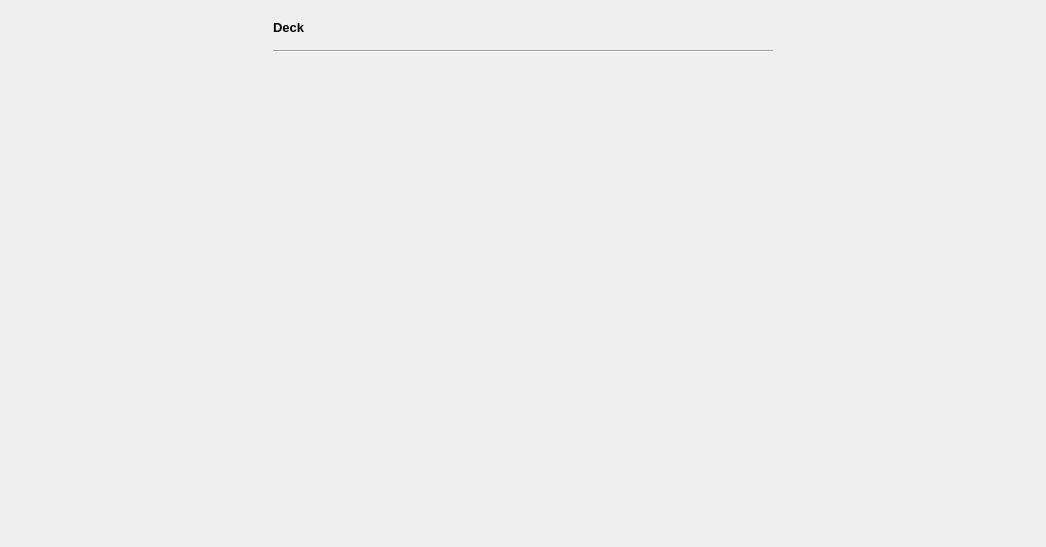
<?xml version="1.0" encoding="UTF-8"?>
<ui version="4.0">
 <class>Form</class>
 <widget class="QWidget" name="Form">
  <property name="geometry">
   <rect>
    <x>0</x>
    <y>0</y>
    <width>1046</width>
    <height>547</height>
   </rect>
  </property>
  <property name="windowTitle">
   <string>First menu</string>
  </property>
  <layout class="QVBoxLayout" name="verticalLayout">
   <item>
    <layout class="QHBoxLayout" name="horizontalLayout_2">
     <property name="leftMargin">
      <number>0</number>
     </property>
     <item>
      <spacer name="horizontalSpacer">
       <property name="orientation">
        <enum>Qt::Horizontal</enum>
       </property>
       <property name="sizeHint" stdset="0">
        <size>
         <width>40</width>
         <height>20</height>
        </size>
       </property>
      </spacer>
     </item>
     <item>
      <widget class="QWidget" name="deck_widget" native="true">
       <property name="minimumSize">
        <size>
         <width>400</width>
         <height>0</height>
        </size>
       </property>
       <layout class="QVBoxLayout" name="verticalLayout_2">
        <item>
         <widget class="QLabel" name="label">
          <property name="font">
           <font>
            <pointsize>10</pointsize>
            <weight>75</weight>
            <bold>true</bold>
           </font>
          </property>
          <property name="text">
           <string>Deck</string>
          </property>
         </widget>
        </item>
        <item>
         <widget class="Line" name="line">
          <property name="lineWidth">
           <number>0</number>
          </property>
          <property name="orientation">
           <enum>Qt::Horizontal</enum>
          </property>
         </widget>
        </item>
        <item>
         <widget class="Line" name="line_2">
          <property name="orientation">
           <enum>Qt::Horizontal</enum>
          </property>
         </widget>
        </item>
        <item>
         <widget class="QScrollArea" name="deck_scroll_area">
          <property name="sizePolicy">
           <sizepolicy hsizetype="Expanding" vsizetype="Fixed">
            <horstretch>0</horstretch>
            <verstretch>0</verstretch>
           </sizepolicy>
          </property>
          <property name="minimumSize">
           <size>
            <width>500</width>
            <height>200</height>
           </size>
          </property>
          <property name="maximumSize">
           <size>
            <width>500</width>
            <height>300</height>
           </size>
          </property>
          <property name="frameShape">
           <enum>QFrame::NoFrame</enum>
          </property>
          <property name="frameShadow">
           <enum>QFrame::Plain</enum>
          </property>
          <property name="lineWidth">
           <number>0</number>
          </property>
          <property name="widgetResizable">
           <bool>true</bool>
          </property>
          <widget class="QWidget" name="scrollAreaWidgetContents">
           <property name="geometry">
            <rect>
             <x>0</x>
             <y>0</y>
             <width>500</width>
             <height>200</height>
            </rect>
           </property>
          </widget>
         </widget>
        </item>
       </layout>
      </widget>
     </item>
     <item>
      <spacer name="horizontalSpacer_2">
       <property name="orientation">
        <enum>Qt::Horizontal</enum>
       </property>
       <property name="sizeHint" stdset="0">
        <size>
         <width>40</width>
         <height>20</height>
        </size>
       </property>
      </spacer>
     </item>
    </layout>
   </item>
   <item>
    <spacer name="verticalSpacer_2">
     <property name="orientation">
      <enum>Qt::Vertical</enum>
     </property>
     <property name="sizeHint" stdset="0">
      <size>
       <width>20</width>
       <height>40</height>
      </size>
     </property>
    </spacer>
   </item>
  </layout>
 </widget>
 <resources/>
 <connections/>
</ui>
